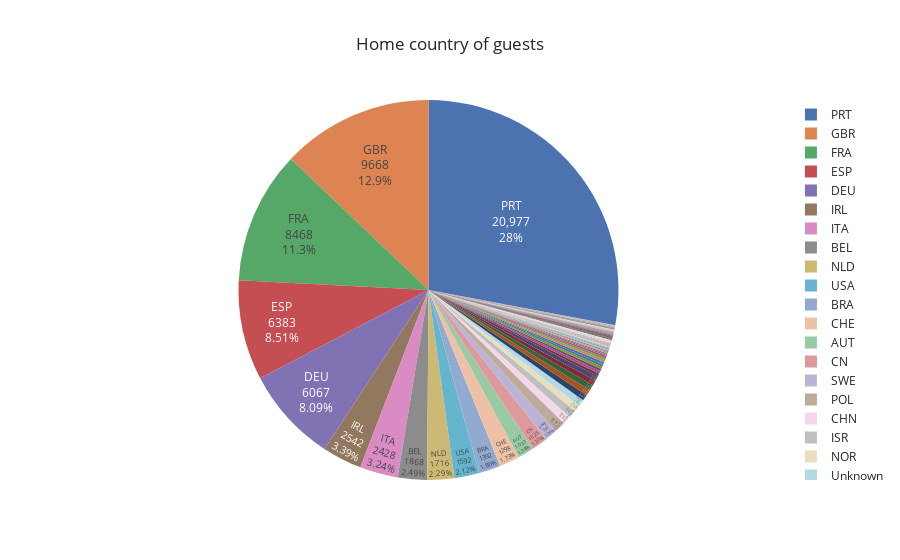

Source (notebook cell):
### Markdown cell above
## 손님들이 어디서 오는가?

### Code cell
country_data = pd.DataFrame(full_data_cln.loc[full_data_cln["is_canceled"] == 0]["country"].value_counts()) # 예약된 국가를 뽑아낸다. 취소된 것은 제외한다.

#country_data.index.name = "country"
country_data.rename(columns={"country": "Number of Guests"}, inplace=True)  # 칼럼 이름을 바꾼다.
total_guests = country_data["Number of Guests"].sum()   # 총 예약자 수를 구한다.
country_data["Guests in %"] = round(country_data["Number of Guests"] / total_guests * 100, 2)  # 예약자 수를 퍼센트로 바꾼다.
country_data["country"] = country_data.index  # 인덱스를 국가로 바꾼다.
#country_data.loc[country_data["Guests in %"] < 2, "country"] = "Other"

# pie plot
fig = px.pie(country_data,                                  # 원형 그래프로 만든다.
             values="Number of Guests",                     # 값을 가져온다.
             names="country",                               # 이름을 가져온다.
             title="Home country of guests",                # 타이틀을 바꾼다.
             template="seaborn")                            # 스타일을 적용한다.
fig.update_traces(textposition="inside", textinfo="value+percent+label")        # 그래프 안에 값을 넣는다.
fig.show()                                                  # 그래프를 보여준다.

### Figure 1 — Plotly figure (JSON) as saved in the notebook; plotly's stock layout.template omitted (floating-point values rounded to 4 significant figures; data arrays with more than 128 entries replaced by an {"elided": "..."} marker saying what was removed)
{"data": [{"domain": {"x": [0, 1], "y": [0, 1]}, "hovertemplate": "country=%{label}<br>Number of Guests=%{value}<extra></extra>", "labels": {"elided": "166 str values"}, "legendgroup": "", "name": "", "showlegend": true, "textinfo": "value+percent+label", "textposition": "inside", "type": "pie", "values": {"elided": "166 int values"}}], "layout": {"legend": {"tracegroupgap": 0}, "title": {"text": "Home country of guests"}}}
